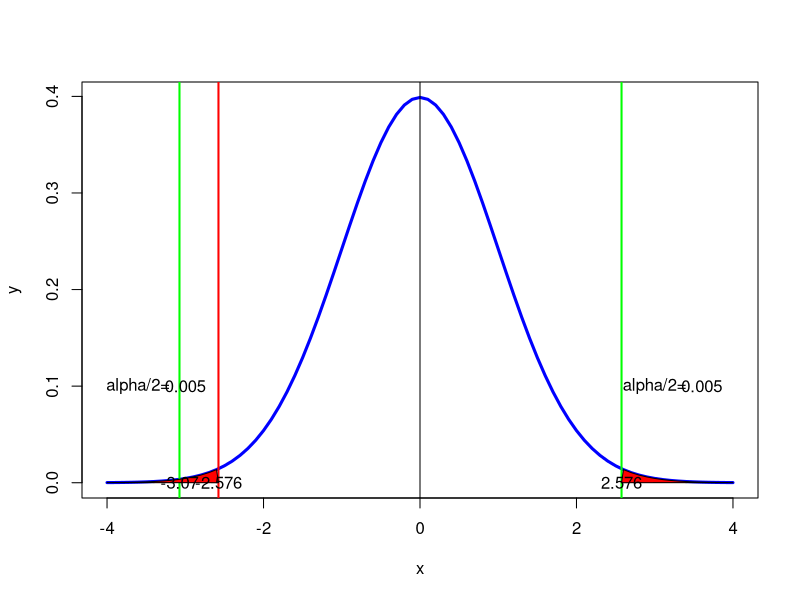

Write the R code that produced this figure.
#page no 396-397
library(ggplot2)
mu0=8
xbar=7.91
sv=.03
sd=sqrt(sv)
n=35
dfs=n-1
t_stat=(xbar-mu0)/(sd/sqrt(n))
alpha=(1-0.99)/2
t_c_left=(qt(alpha,df=Inf))
p_value=pt(t_stat,df=Inf)
print(paste("critical value= ",round(t_c_left,3)))
print(paste("t-static =",round(t_stat,2)))
if(t_stat <= t_c_left)
{
  print(paste("left tail : Reject H0"))
}else
{
  print(paste("left tail :Accept H0"))
}
two_t_stat=abs((xbar-mu0))/(sd/sqrt(n))
two_t_critical=qnorm(1-alpha/2)
p_value=2*(1-pnorm(two_t_stat))
if(two_t_stat>=two_t_critical)
{
  print("reject H0")
}else
{
  print("accept H0")
}
x <- seq(-4,4,0.1)
y <- dt(x,df=Inf)
t.val <- qt(0.95,df=Inf)
plot(x,y,type='l',lwd=3,col='blue',xlab='x')
abline(v=0)
abline(v=t_c_left,lwd=2,col='red')
abline(v=t_stat,lwd=2,col='green')
abline(v=abs(t_c_left),lwd=2,col='green')
polygon(c(x[x>=abs(t_c_left)],abs(t_c_left) ),c(y[x>=abs(t_c_left)],0),col="red")
polygon(c(x[x<=t_c_left],t_c_left ),c(y[x<=t_c_left],0),col="red")
#polygon(c(x[x<=t_stat],t_stat),c(y[x<=t_stat],t.val),col="red")
text(t_c_left,0,round(t_c_left,3))
text(t_stat,0,round(t_stat,2))
text(abs(t_c_left),0,round(abs(t_c_left),3))
text(3.0,0.1,"alpha/2=")
text(3.6,0.1,alpha)
text(-3.6,0.1,"alpha/2=")
text(-3.0,0.1,alpha)
